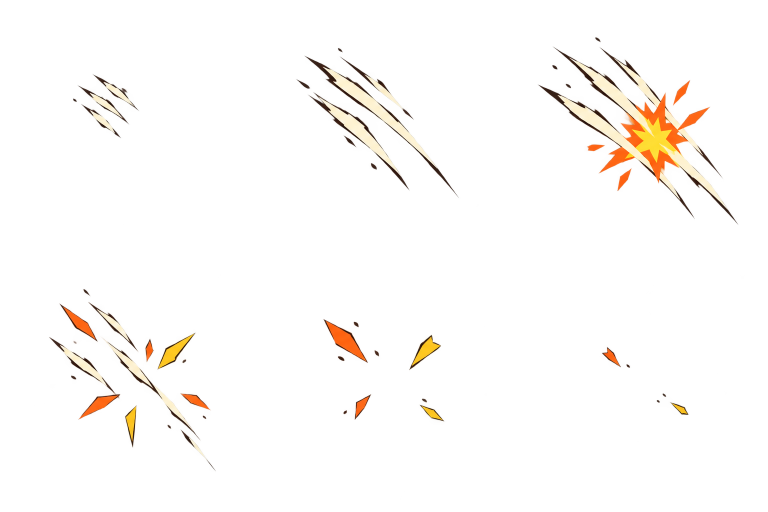
#> input picture 猫窝乱斗/美术/特效探索/2026-09-28_猫爪命中/01_原始六帧.png, 1536 x 1024 px (shown at 1/2 size)
$ python assemble.py
#> lines starting #> are read from the running program, lines starting #| are printed output that depends on the picture
from pathlib import Path
import json
from PIL import Image

root = Path(__file__).resolve().parent
im = Image.open(root/'01_原始六帧.png').convert('RGBA')
#> im is the input picture: PIL image 1536x1024 RGBA; mean R, G, B, A 48.2, 33.4, 19.7, 10.4
w,h = im.width//3,im.height//2
#> w = 512; h = 512
frames=[]
for i in range(6):
    x,y=(i%3)*w,(i//3)*h
    f=im.crop((x,y,x+w,y+h))
    f.save(root/f'frame_{i+1:02}.png')
    # Display backdrop only; original PNG alpha is preserved in frame files.
    bg=Image.new('RGBA',(w,h),(65,88,104,255))
    frames.append(Image.alpha_composite(bg,f).convert('RGB'))
#> this loop made 6 passes
#> pass 1, `f=im.crop((x,y,x+w,y+h))`:
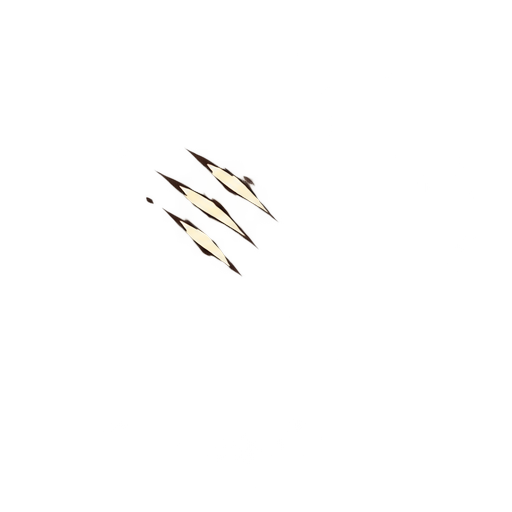
#> f: PIL image 512x512 RGBA; mean R, G, B, A 18.7, 16.2, 13.4, 2.9; transparent parts drawn white
#> pass 1, `bg=Image.new('RGBA',(w,h),(65,88,104,255))`:
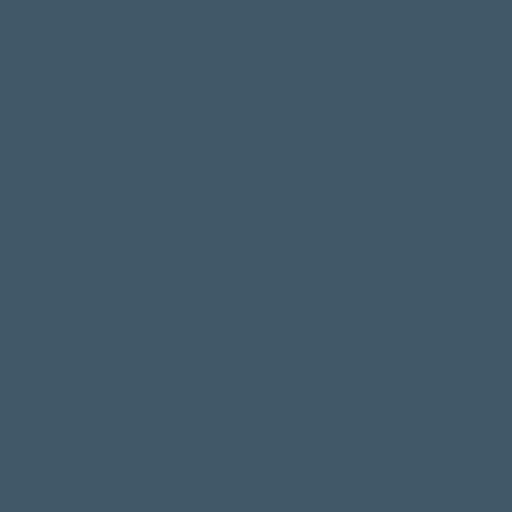
#> bg: PIL image 512x512 RGBA; mean R, G, B, A 65, 88, 104, 255
#> pass 2, `f=im.crop((x,y,x+w,y+h))`:
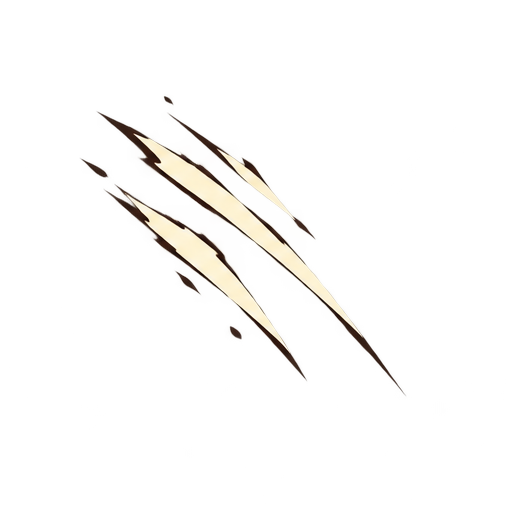
#> f: PIL image 512x512 RGBA; mean R, G, B, A 46.1, 39.8, 32.9, 12.7; transparent parts drawn white
#> pass 3, `f=im.crop((x,y,x+w,y+h))`:
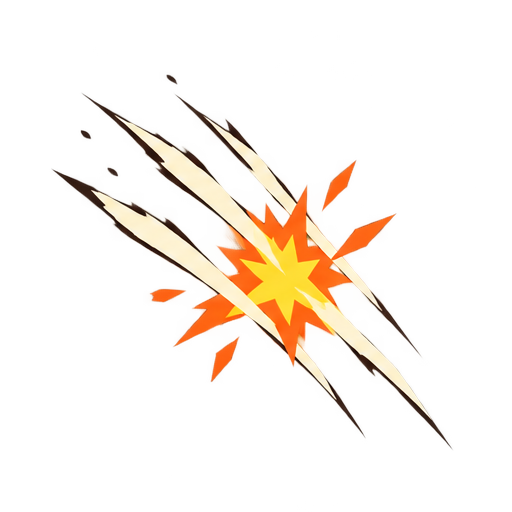
#> f: PIL image 512x512 RGBA; mean R, G, B, A 89.8, 61.4, 39.5, 28.3; transparent parts drawn white
#> after the loop, frames = 6 items
frames.append(Image.new('RGB',(w,h),(65,88,104)))
strip=Image.new('RGB',(w*7,h))
#> strip: PIL image 3584x512 RGB; every value is 0
for i,f in enumerate(frames): strip.paste(f,(i*w,0))
#> this loop made 7 passes
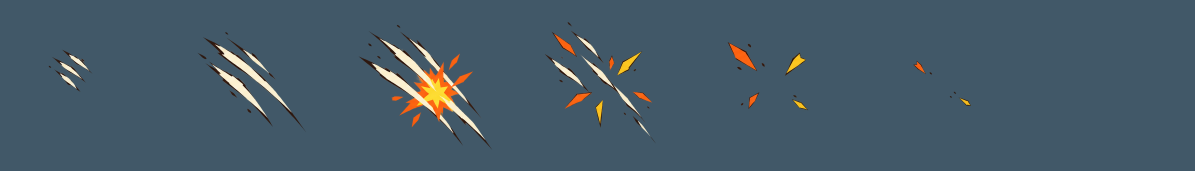
#> strip: PIL image 3584x512 RGB (shown at 1/3 size); mean R, G, B 69.7, 90.2, 103.9
palette=strip.quantize(colors=256)
indexed=[f.quantize(palette=palette,dither=Image.Dither.NONE) for f in frames]
#> indexed = 7 items
duration=[40,50,70,60,70,90,800]
for name,times in [('02_正常速度.gif',duration),('03_慢放.gif',[v*3 if i<6 else v for i,v in enumerate(duration)])]:
    indexed[0].save(root/name,save_all=True,append_images=indexed[1:],duration=times,loop=0,disposal=2,optimize=False)
#> this loop made 2 passes
#> (name, times) on passes 1 to 2: ('02_正常速度.gif', [40, 50, 70, 60, 70, 90, 800]), ('03_慢放.gif', [120, 150, 210, 180, 210, 270, 800])
#> pass 1, `indexed[0].save(root/name,save_all=True,append_images=indexed[1:],dura..`:
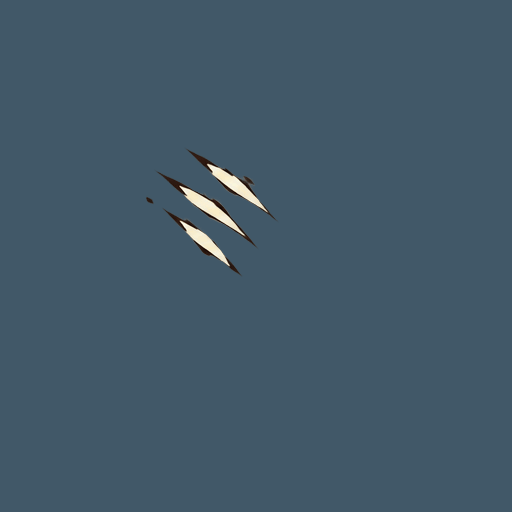
#> saved as 02_正常速度.gif: PIL image 512x512 P; mean R, G, B 66.1, 88.7, 104.3
(root/'frames.json').write_text(json.dumps({'frame_size':[w,h],'effect_ms':sum(duration[:6]),'pause_ms':duration[6],'durations_ms':duration,'source':'Codex built-in generated 3x2 sheet','processing':'equal cell crops; original alpha retained; blue-gray backdrop for GIF only; no alignment, warping or interpolation'},ensure_ascii=False,indent=2))
print(root/'02_正常速度.gif')

$ run again, with 猫窝乱斗/美术/特效探索/2026-09-28_猫爪命中/frame_05.png copied over 猫窝乱斗/美术/特效探索/2026-09-28_猫爪命中/01_原始六帧.png
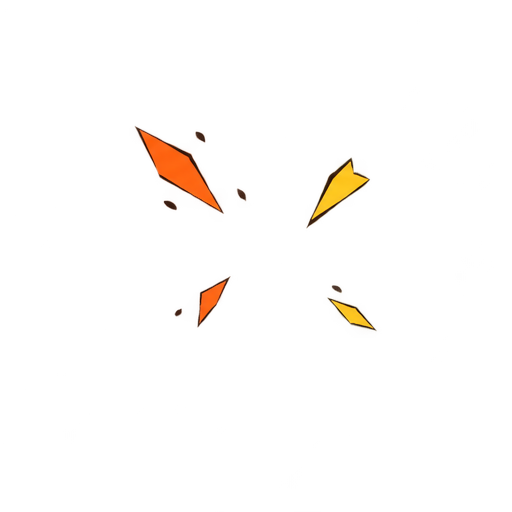
#> input picture 猫窝乱斗/美术/特效探索/2026-09-28_猫爪命中/frame_05.png, 512 x 512 px
#> im is the input picture: PIL image 512x512 RGBA; mean R, G, B, A 45.3, 24.5, 3.4, 5
#> after the loop `for i in range(6):`: frames = 6 items
#> the loop `for i,f in enumerate(frames): strip.paste(f,(i*w,0))` made 7 passes
#> after the loop `for i,f in enumerate(frames): strip.paste(f,(i*w,0))`:
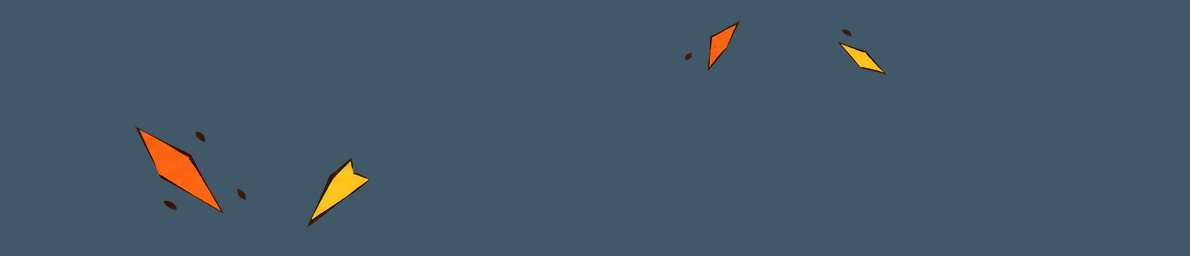
#> strip: PIL image 1190x256 RGB; mean R, G, B 67.2, 88.3, 102.6
#> indexed = 7 items
#> the loop `for name,times in [('02_正常速度.gif',duration),('03_慢放.gif',[v*3 if i<6 e..` made 2 passes
#> (name, times) on passes 1 to 2: ('02_正常速度.gif', [40, 50, 70, 60, 70, 90, 800]), ('03_慢放.gif', [120, 150, 210, 180, 210, 270, 800])
#> pass 1, `indexed[0].save(root/name,save_all=True,append_images=indexed[1:],dura..`:
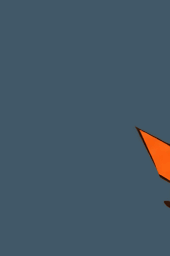
#> saved as 02_正常速度.gif: PIL image 170x256 P; mean R, G, B 68, 87.9, 102.2

$ run again, with 猫窝乱斗/美术/特效探索/2026-09-28_猫爪命中/frame_06.png copied over 猫窝乱斗/美术/特效探索/2026-09-28_猫爪命中/01_原始六帧.png
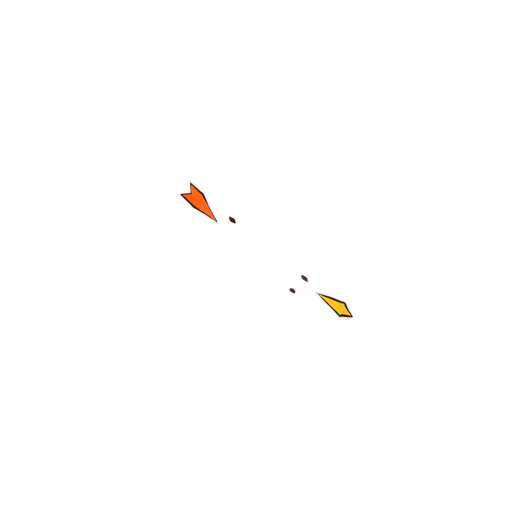
#> input picture 猫窝乱斗/美术/特效探索/2026-09-28_猫爪命中/frame_06.png, 512 x 512 px
#> im is the input picture: PIL image 512x512 RGBA; mean R, G, B, A 14, 7.1, 1, 0.8
#> the loop `for i in range(6):` made 6 passes
#> pass 2, `f=im.crop((x,y,x+w,y+h))`:
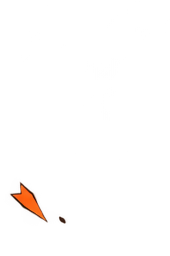
#> f: PIL image 170x256 RGBA; mean R, G, B, A 31.7, 13.6, 2.1, 2.9; transparent parts drawn white
#> after the loop `for i in range(6):`: frames = 6 items
#> the loop `for i,f in enumerate(frames): strip.paste(f,(i*w,0))` made 7 passes
#> indexed = 7 items
#> the loop `for name,times in [('02_正常速度.gif',duration),('03_慢放.gif',[v*3 if i<6 e..` made 2 passes
#> (name, times) on passes 1 to 2: ('02_正常速度.gif', [40, 50, 70, 60, 70, 90, 800]), ('03_慢放.gif', [120, 150, 210, 180, 210, 270, 800])
